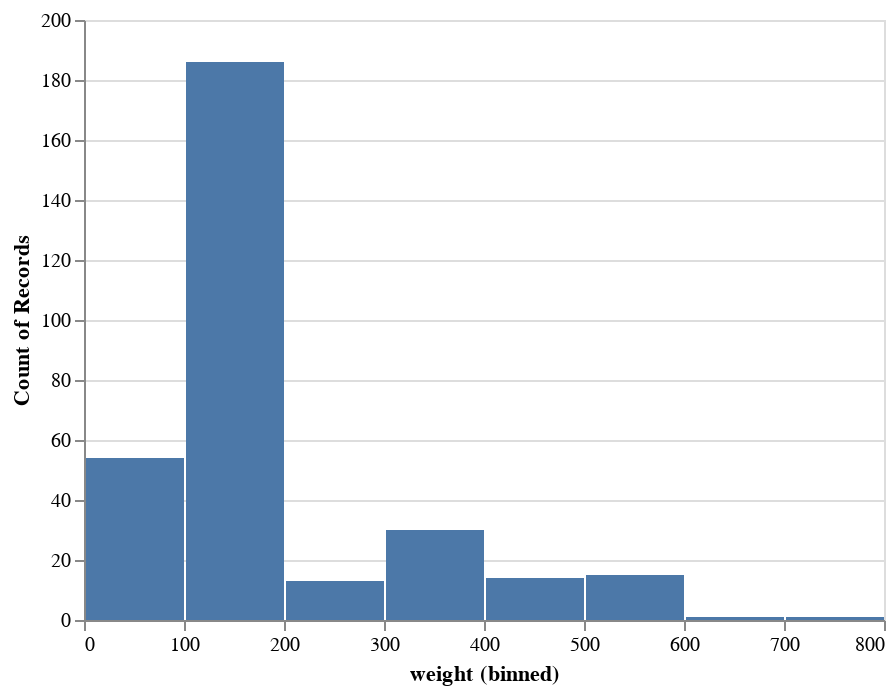

Write notebook code for a chart like this one.
### Markdown cell above
We could see most of the `weights` of all the hawks are in the range of 100-200 gm, with a very few exceptions of above 600 gm, and some other observations in between the range of 300-600 gm

### Code cell
histogram = alt.Chart(hawks).mark_bar().encode(
 x = alt.X('weight:Q', bin=True),
 y = 'count()'
)
# Show the chart
histogram

### Figure 1 — Vega-Lite specification as saved in the notebook (floating-point values rounded to 4 significant figures; data arrays with more than 128 entries replaced by an {"elided": "..."} marker saying what was removed)
{"$schema": "https://vega.github.io/schema/vega-lite/v4.17.0.json", "config": {"view": {"continuousHeight": 300, "continuousWidth": 400}}, "data": {"name": "data-805c8845f54453ded61c4b4309b6593e"}, "datasets": {"data-805c8845f54453ded61c4b4309b6593e": {"elided": "314 records"}}, "encoding": {"x": {"bin": true, "field": "weight", "type": "quantitative"}, "y": {"aggregate": "count", "type": "quantitative"}}, "mark": "bar"}
